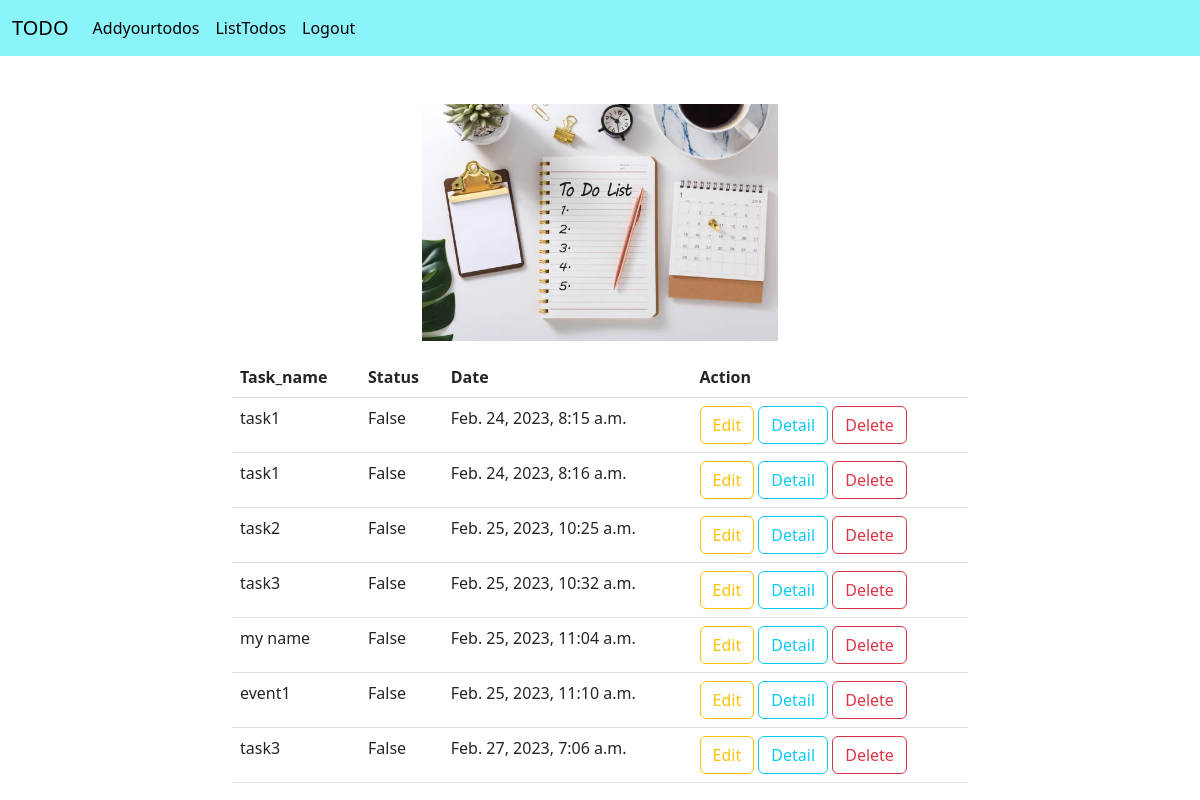
The page /todos/all (signed in) on the database as committed earlier.
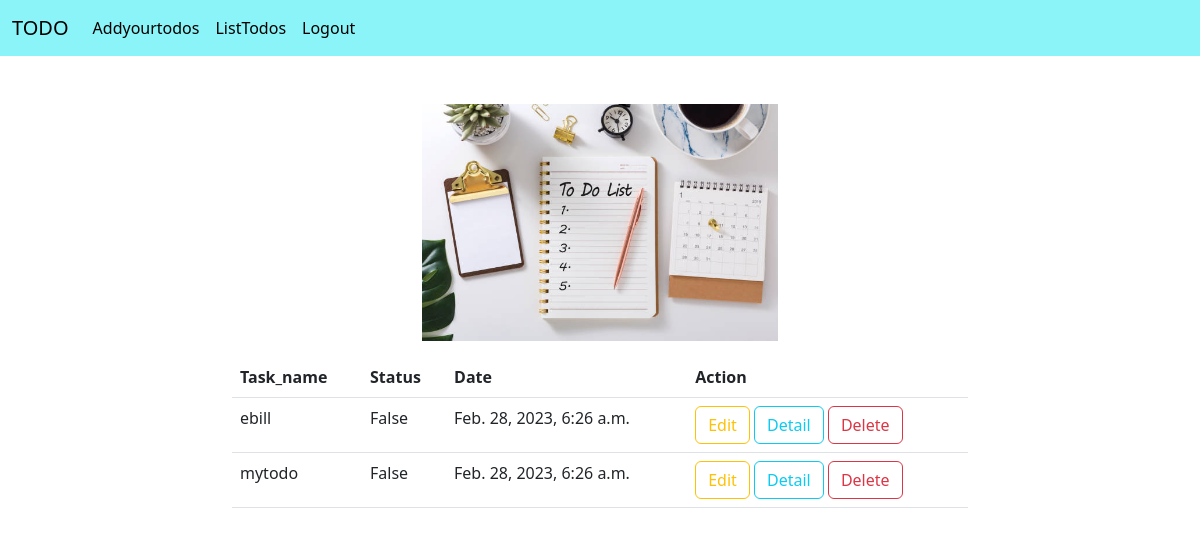
The same page on the database as committed later.
### todoapp/models.py (models this page shows, shortened)
class Todos(models.Model):
    task_name=models.CharField(max_length=120)
    user=models.ForeignKey(User,on_delete=models.CASCADE)
    status=models.BooleanField(default=False)
    created_date=models.DateTimeField(auto_now_add=True)

### todoapp/views.py (the view)
# urls.py: path("todos/all",views.TodoListView.as_view(),name="todos-list"),
class TodoListView(ListView):
    model = Todos
    context_object_name = "todos"
    template_name = "todolist.html"
    def get_queryset(self):
        return Todos.objects.filter(user=self.request.user)

### todoapp/templates/todolist.html (shortened to what this page needs)
{%extends 'base.html'%}
{%block body_block%}
{%load static%}
<div class="container">
    <div class="row mt-5">
        <div class="col-4"></div>
        <div class="col-4">
            <img src="{%static 'images/todolist.jpg'%}" width="100%">
        </div>
        <div class="col-4"></div>
    </div>
    <div class="row mt-3">
        <div class="col-2"></div>
        <div class="col-8">
            {%if todos%}
            <table class="table">
                <tr>
                    <th>Task_name</th>
                    <th>Status</th>
                    <th>Date</th>
                    <th>Action</th>
                </tr>
                {%for todo in todos%}
                <tr>
                    <td>{{todo.task_name}}</td>
                    <td>{{todo.status}}</td>
                    <td>{{todo.created_date}}</td>
                    <td>
                        <a href="{%url 'todo-edit' todo.id%}" class="btn btn-outline-warning">Edit</a>
                        <a href="{%url 'todo-detail' todo.id%}" class="btn btn-outline-info">Detail</a>
                        <a href="{%url 'remove-todo' todo.id %}" class="btn btn-outline-danger">Delete</a>
                    </td>
                </tr>
                {%endfor%}
            </table>
            {%else%}
            <h2 class="text-danger">No Todos</h2>
            {%endif%}
        </div>
        <div class="col-2"></div>
    </div>
</div>
{%endblock%}

### todoapp/templates/base.html (shortened to what this page needs)
<!DOCTYPE html>
<html lang="en">
<head>
    <link href="https://cdn.jsdelivr.net/npm/bootstrap@5.3.0-alpha1/dist/css/bootstrap.min.css" rel="stylesheet"
>
</head>
<body>
<nav class="navbar navbar-expand-lg" style="background-color: #8AF4F8;">
    <div class="container-fluid">
        <a class="navbar-brand" href="#">TODO</a>
        <div class="collapse navbar-collapse" id="navbarNavAltMarkup">
            <div class="navbar-nav">
                <a class="nav-link active" href="{%url 'add-todo'%}">Addyourtodos</a>
                <a class="nav-link active" href="{%url 'todos-list'%}">ListTodos</a>
                <a class="nav-link active" href="{%url 'signout'%}">Logout</a>
            </div>
        </div>
    </div>
</nav>
{% block body_block%}
{%endblock%}
</body>
</html>

Rows that differ between the two databases and show on the page:
removed Todos: task_name "task1", status "False", created_date "Feb. 24, 2023, 8:15 a.m."
removed Todos: task_name "task1", status "False", created_date "Feb. 24, 2023, 8:16 a.m."
removed Todos: task_name "task2", status "False", created_date "Feb. 25, 2023, 10:25 a.m."
removed Todos: task_name "task3", status "False", created_date "Feb. 25, 2023, 10:32 a.m."
removed Todos: task_name "my name", status "False", created_date "Feb. 25, 2023, 11:04 a.m."
removed Todos: task_name "event1", status "False", created_date "Feb. 25, 2023, 11:10 a.m."
removed Todos: task_name "task3", status "False", created_date "Feb. 27, 2023, 7:06 a.m."
added Todos: task_name "ebill", status "False", created_date "Feb. 28, 2023, 6:26 a.m."
added Todos: task_name "mytodo", status "False", created_date "Feb. 28, 2023, 6:26 a.m."
